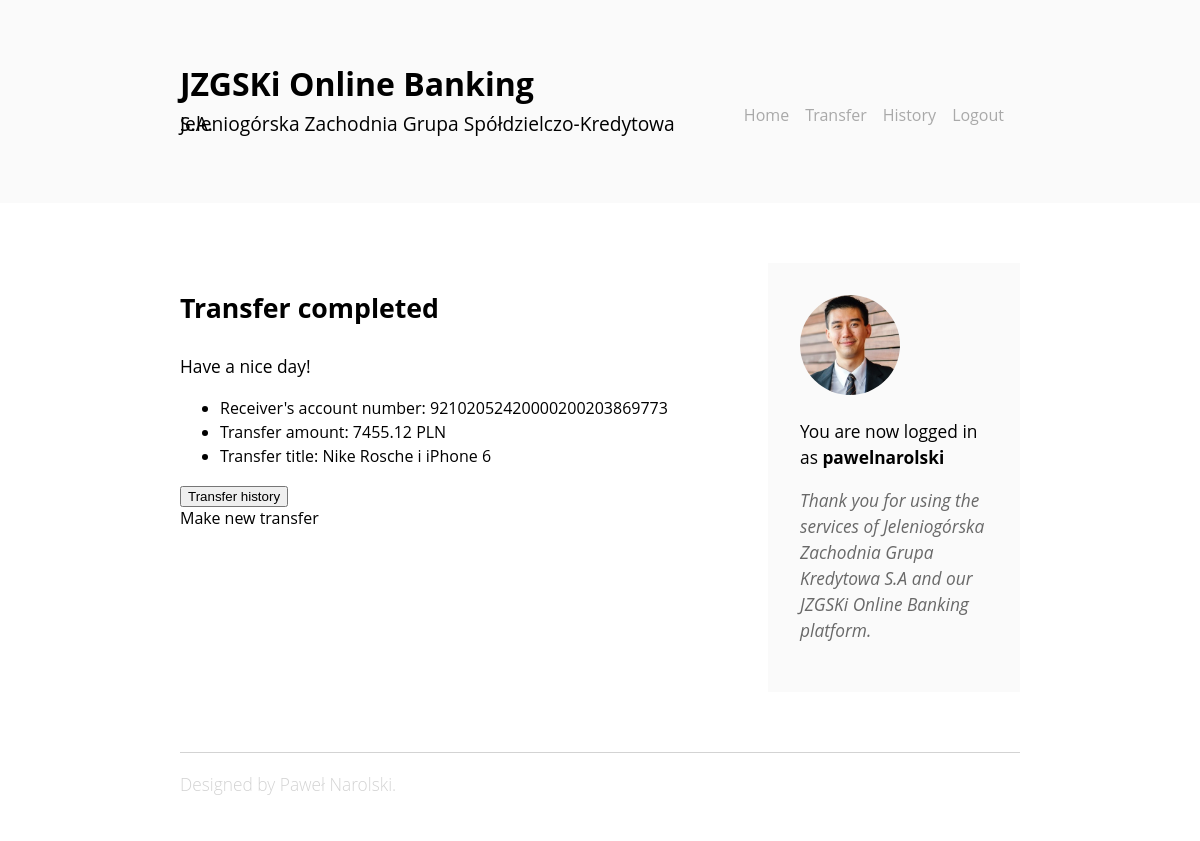
Before: /transfers/complete (signed in) with the older database file.
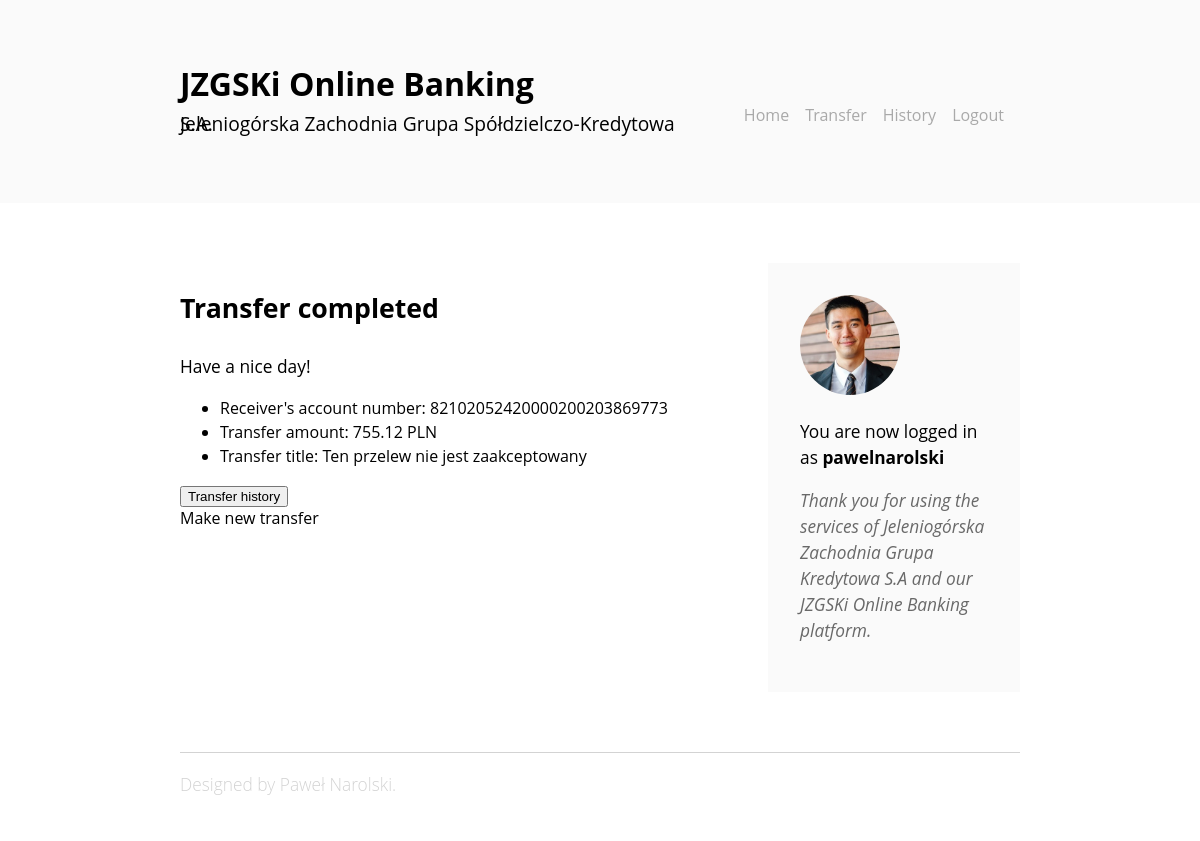
After: the same page with the newer database file.
### onlinebank/models.py (models this page shows, shortened)
class Transfer(models.Model):
    IBAN_validator = RegexValidator(regex=r'^\d{26}$', message="Bank account must have 26 digits.")
    from_account = models.ForeignKey(User, on_delete=models.CASCADE, null=False)
    to_account = models.CharField(validators=[IBAN_validator], null=False, max_length=26)
    title = models.CharField(max_length=60, blank=False, null=False)
    amount = models.DecimalField(max_digits=22, decimal_places=2)
    date = models.DateTimeField(auto_now=True)

### onlinebank/views.py (the view)
# urls.py: path('transfers/complete', views.complete_transfer, name="complete_transfer"),
def complete_transfer(request):
    requests = [_ for _ in models.Transfer.objects.all() if _.from_account == request.user]
    transfer_request = requests.pop(-1)
    if transfer_request is not None:
        if request.method == "POST":
            return redirect('history')
        context = {
            'to_account': transfer_request.to_account,
            'title': transfer_request.title,
            'amount': transfer_request.amount,
        }
        return render(request, 'onlinebank/complete_transfer.html', context)
    else:
        return redirect('home')

### onlinebank/templates/onlinebank/complete_transfer.html (shortened to what this page needs)
{% extends 'onlinebank/base.html' %}
{% block content %}
{% if user.is_authenticated %}
<div class="article">
    <h3>Transfer completed</h3>
    <p>Have a nice day!</p>
    <form method="post">
        <div>
        <ul id="transfer-details">
            <li>Receiver's account number: {{ to_account }}</li>
            <li>Transfer amount: {{ amount }} PLN</li>
            <li>Transfer title: {{ title }}</li>
        </ul>
        </div>
        <button type="submit" class="pure-button">Transfer history</button>
        <div class="pure-button" onclick="location.href='{% url 'new_transfer' %}'">Make new transfer</div>
    </form>
</div>
{% else %}
<div class="article">
    <h3>User not logged in</h3>
    <p>Please log in first</p>
</div>
{% endif %}
{% endblock %}

### onlinebank/templates/onlinebank/base.html (shortened to what this page needs)
{% load static %}
<!DOCTYPE html>
<html lang="pl">
<head>
    <link rel="stylesheet" href="{% static 'css/style.css' %}">
    <link rel="stylesheet" href="https://unpkg.com/purecss@1.0.0/build/pure-min.css">
</head>
<body>
    <div class="header">
        <div class="branding">
            <div class="logo">
                <a class="logo-link" href="{% url 'home' %}">JZGSKi Online Banking</a>
                <h2>Jeleniogórska Zachodnia Grupa Spółdzielczo-Kredytowa S.A.</h2>
            </div>
            <div class="menu-container">
                <ul class="menu">
                    <li class="menu-item"><a href="{% url 'home' %}">Home</a></li>
                    {% if user.is_authenticated %}
                    <li class="menu-item"><a href="{% url 'new_transfer' %}" class="active">Transfer</a></li>
                    <li class="menu-item"><a href="{% url 'history' %}" class="active">History</a></li>
                    <li class="menu-item"><a href="{% url 'logout' %}" class="active">Logout</a></li>
                    {% endif %}
                </ul>
            </div>
        </div>
    </div>
    <div class="content">
        {% block content %}
        {% endblock %}
        <div class="sidebar">
            <div class="sidebar-content">
                <div class="biography animated fadeInUp">
                    {% if request.user.is_authenticated %}
                        <img class="profile-pic" src="{% static 'img/profile.jpg' %}" alt="My picture" />
                        <p class"biography-c">You are now logged in as <b>{{ user.username }}</b></p>
                        <p class="biography-c">Thank you for using the services of Jeleniogórska Zachodnia Grupa Kredytowa S.A and our JZGSKi Online Banking platform.</p>
                    {% else %}
                        <h4>Howdy, stranger!</h4>
                        <p class="biography-c">You are not logged in to your bank account at the moment.</p>
                        <p class="biography-c">We encourage you to log in to the JZGSKi or to create a new bank account today!</p>
                    {% endif %}
                </div>
            </div>
        </div>
    </div>
    <div class="footer">
        <div class="about">
            <p>Designed by Paweł Narolski.</p>
        </div>
    </div>
</body>
</html>

### onlinebank/static/css/style.css (style rules this page uses)
.animated { -webkit-animation-duration: 0.5s; animation-duration: 1s; -webkit-animation-fill-mode: both; animation-fill-mode: both; }
.fadeInUp { -webkit-animation-name: fadeInUp; animation-name: fadeInUp; }
.header { background: #FAFAFA; width: 100%; float: left; }
.logo { width: 60%; float: left; }
.menu-container { width: 40%; float: left; }
.menu { list-style-type: none; float: right; }
.menu-item { float: left; display: inline-block; padding: 1.7em 16px 0 0; }
.menu a { text-decoration: none; font-weight: 400; color: darkgrey; }
body { font-family: SF Display, Open Sans, sans-serif; margin: 0 auto; }
.branding { width: 70%; padding: 5% 15%; float: left; }
h2 { font-weight: 400; font-size: 1.2em; line-height: 0; }
.content { float: left; margin: 5% 15% 5% 15%; position: relative; overflow: hidden; }
p { line-height: 1.5em; font-size: 13pt; }
h3 { font-size: 20pt }
.article { float: left; width: 65%; margin-right: 5%; }
.sidebar { float: left; width: 30%; }
.sidebar-content { float:left; }
.biography { background-color: #FAFAFA; padding: 2em 2em; }
.biography-c { font-style: italic; color: dimgray }
.profile-pic { width: 100px; border-radius: 50%; margin-left: auto; margin-right: auto; }
.about { color: lightgray; font-weight: 300; }
.footer { float: left; margin: 0% 15% 5% 15%; border-top: 1px solid lightgray; width: 70%; }
li { line-height: 1.5em; }
.logo-link { text-decoration: none; font-size: 2em; font-weight: bold; color: black; line-height: 1.5em; }

Changed rows visible on the page:
no longer on this page (row unchanged): Transfer: to_account "92102052420000200203869773", amount "7455.12", title "Nike Rosche i iPhone 6"
added Transfer: to_account "82102052420000200203869773", amount "755.12", title "Ten przelew nie jest zaakceptowany"
